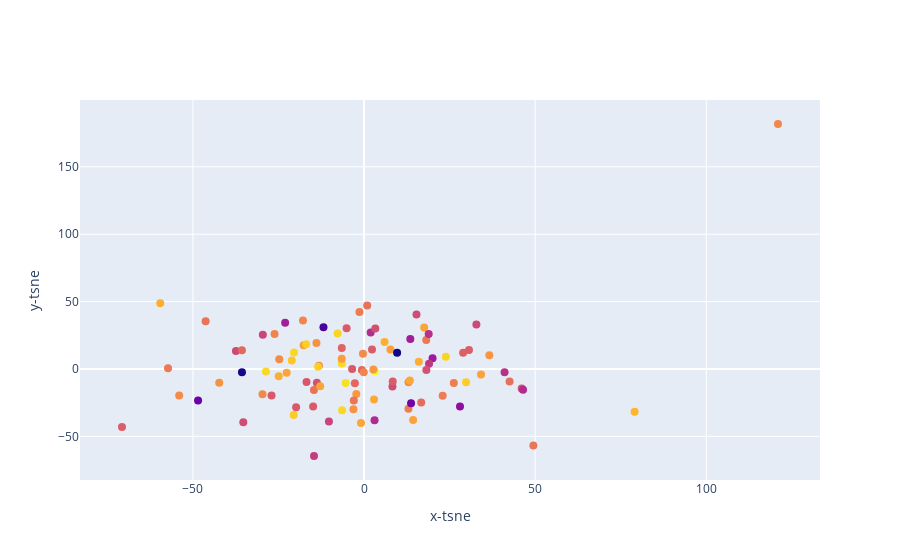

Notebook code cell kept with this figure:
### Code cell
plot_pca_scaler("loudness",df)

### Figure 1 — Plotly figure (JSON) as saved in the notebook; plotly's stock layout.template omitted (floating-point values rounded to 4 significant figures)
{"data": [{"marker": {"color": [-3.183, -4.328, -4.757, -6.769, -4.284, -6.842, -6.596, -5.043, -4.961, -8.374, -6.366, -6.428, -5.024, -4.432, -8.795, -4.215, -3.862, -4.868, -4.068, -4.305, -4.915, -4.749, -7.398, -4.035, -6.327, -6.864, -3.374, -7.786, -5.599, -4.581, -5.94, -7.028, -3.094, -3.299, -6.258, -7.733, -11.38, -6.594, -5.595, -5.827, -6.312, -4.068, -3.105, -4.209, -4.502, -6.745, -11.46, -2.921, -5.313, -4.323, -2.396, -9.433, -5.309, -5.002, -5.886, -3.297, -4.661, -6.923, -10.4, -4.282, -6.763, -5.535, -6.054, -5.363, -5.445, -6.166, -9.601, -6.678, -3.181, -5.698, -4.63, -3.37, -6.351, -7.607, -6.288, -3.093, -8.279, -3.515, -6.378, -5.126, -4.2, -3.073, -4.518, -5.883, -5.429, -7.621, -6.237, -5.092, -6.406, -5.098, -7.844, -4.093, -5.516, -5.35, -8.228, -4.761, -5.651, -7.226, -4.902, -6.593], "size": 8}, "mode": "markers", "text": ["Ed Sheeran - Shape of You", "Luis Fonsi - Despacito - Remix", "Luis Fonsi - Despacito (Featuring Daddy Yankee)", "The Chainsmokers - Something Just Like This", "DJ Khaled - I'm the One", "Kendrick Lamar - HUMBLE.", "Kygo - It Ain't Me (with Selena Gomez)", "French Montana - Unforgettable", "Bruno Mars - That's What I Like", "ZAYN - I Don’t Wanna Live Forever (Fifty Shades Darker) - From \"Fifty Shades Darker (Original Motion Picture Soundtrack)\"", "Lil Uzi Vert - XO TOUR Llif3", "The Chainsmokers - Paris", "Zedd - Stay (with Alessia Cara)", "Charlie Puth - Attention", "Future - Mask Off", "Post Malone - Congratulations", "Jason Derulo - Swalla (feat. Nicki Minaj & Ty Dolla $ign)", "Ed Sheeran - Castle on the Hill", "Clean Bandit - Rockabye (feat. Sean Paul & Anne-Marie)", "Imagine Dragons - Believer", "J Balvin - Mi Gente", "Imagine Dragons - Thunder", "James Arthur - Say You Won't Let Go", "Shawn Mendes - There's Nothing Holdin' Me Back", "Danny Ocean - Me Rehúso", "Julia Michaels - Issues", "Ed Sheeran - Galway Girl", "Martin Garrix - Scared to Be Lonely", "The Chainsmokers - Closer", "Clean Bandit - Symphony (feat. Zara Larsson)", "The Weeknd - I Feel It Coming", "The Weeknd - Starboy", "DJ Khaled - Wild Thoughts", "Calvin Harris - Slide", "Dua Lipa - New Rules", "Logic - 1-800-273-8255", "Drake - Passionfruit", "Post Malone - rockstar", "Liam Payne - Strip That Down", "David Guetta - 2U (feat. Justin Bieber)", "Ed Sheeran - Perfect", "Starley - Call On Me - Ryan Riback Extended Remix", "Calvin Harris - Feels", "Jonas Blue - Mama", "Maluma - Felices los 4", "KYLE - iSpy (feat. Lil Yachty)", "Khalid - Location", "Shakira - Chantaje", "Migos - Bad and Boujee (feat. Lil Uzi Vert)", "Camila Cabello - Havana", "Martin Jensen - Solo Dance", "Drake - Fake Love", "DJ Snake - Let Me Love You", "Axwell /\\ Ingrosso - More Than You Know", "Drake - One Dance", "Enrique Iglesias - SUBEME LA RADIO", "Maggie Lindemann - Pretty Girl - Cheat Codes X CADE Remix", "Demi Lovato - Sorry Not Sorry", "Childish Gambino - Redbone", "Bruno Mars - 24K Magic", "Kendrick Lamar - DNA.", "Nicky Jam - El Amante", "Jax Jones - You Don't Know Me - Radio Edit", "Katy Perry - Chained To The Rhythm", "Cheat Codes - No Promises (feat. Demi Lovato)", "Maroon 5 - Don't Wanna Know (feat. Kendrick Lamar)", "Alessia Cara - How Far I'll Go - From \"Moana\"", "Niall Horan - Slow Hands", "Wisin - Escápate Conmigo", "Big Sean - Bounce Back", "Harry Styles - Sign of the Times", "Travis Scott - goosebumps", "Khalid - Young Dumb & Broke", "Martin Garrix - There for You", "Maroon 5 - Cold (feat. Future)", "Marshmello - Silence", "Sam Smith - Too Good At Goodbyes", "Steve Aoki - Just Hold On", "Taylor Swift - Look What You Made Me Do", "Macklemore - Glorious (feat. Skylar Grey)", "Hailee Steinfeld - Starving", "CNCO - Reggaetón Lento (Bailemos)", "AJR - Weak", "Ariana Grande - Side To Side", "Zion & Lennox - Otra Vez (feat. J Balvin)", "Lauv - I Like Me Better", "Martin Garrix - In the Name of Love", "Major Lazer - Cold Water (feat. Justin Bieber & MØ)", "Miley Cyrus - Malibu", "The Vamps - All Night", "Alok - Hear Me Now", "Rita Ora - Your Song", "Chris Jeday - Ahora Dice", "Justin Bieber - Friends (with BloodPop®)", "21 Savage - Bank Account", "Machine Gun Kelly - Bad Things (with Camila Cabello)", "The Chainsmokers - Don't Let Me Down", "Sam Hunt - Body Like A Back Road", "Halsey - Now Or Never", "ZAYN - Dusk Till Dawn - Radio Edit"], "type": "scatter", "x": [-7.72, 34.18, -42.33, -35.29, 17.56, 32.83, 46.05, 121.0, -0.3231, 20.02, -27.04, -16.81, -13.18, 7.7, 28.03, -0.8974, 79.06, 12.99, -59.56, -22.61, -54.03, -3.109, 18.99, 5.99, -5.105, -37.44, -20.55, 46.46, -46.3, -2.266, -2.692, -10.27, -20.47, -13.43, -70.74, 1.927, -35.68, -13.79, -14.65, 16.7, 2.324, -24.94, -6.487, 13.37, -17.65, 15.32, 9.653, -5.381, 12.98, 14.33, 3.121, 13.73, 26.22, -29.67, -0.6452, -16.92, 36.61, -29.58, -11.86, -12.82, 8.295, -2.996, -6.515, 22.98, -57.28, 28.95, -48.51, 3.293, 23.89, 42.52, 2.725, 29.81, -14.88, 41.06, 8.376, -6.412, 13.51, -21.12, -3.488, -26.16, 2.916, -28.68, -6.528, -35.69, 18.17, 18.88, 30.66, -0.08674, -19.86, -17.85, 3.064, 15.99, 49.47, -1.341, -23.06, -13.92, 0.9123, -14.63, -24.78, 18.21], "y": [26.37, -4.079, -10.19, -39.58, 30.83, 33.05, -14.59, 181.8, 11.22, 7.925, -19.76, -9.739, 2.449, 14.4, -27.9, -40.09, -31.73, -9.877, 48.76, -2.81, -19.65, -29.92, 3.904, 20.04, 30.22, 13.28, -34.24, -15.5, 35.38, -18.53, -10.66, -38.97, 12.17, 1.649, -43.1, 27.12, -2.395, -10.2, -15.71, -24.94, 14.38, -5.473, 4.051, -8.609, 17.63, 40.42, 11.94, -10.42, -29.54, -37.93, -1.742, -25.53, -10.47, -18.69, -0.8695, 18.3, 10.12, 25.3, 30.94, -12.76, -12.96, -23.4, 15.49, -19.82, 0.5065, 12.04, -23.38, 30.07, 9.094, -9.326, -0.4272, -9.824, -27.93, -2.463, -9.262, -30.63, 22.16, 6.365, 0.01173, 25.9, -22.64, -1.911, 7.585, 13.97, 21.52, 25.98, 14.08, -2.413, -28.45, 36.02, -38.02, 5.376, -56.75, 42.28, 34.26, 19.2, 47.06, -64.59, 7.233, -0.8276]}], "layout": {"xaxis": {"title": {"text": "x-tsne"}}, "yaxis": {"title": {"text": "y-tsne"}}}}
